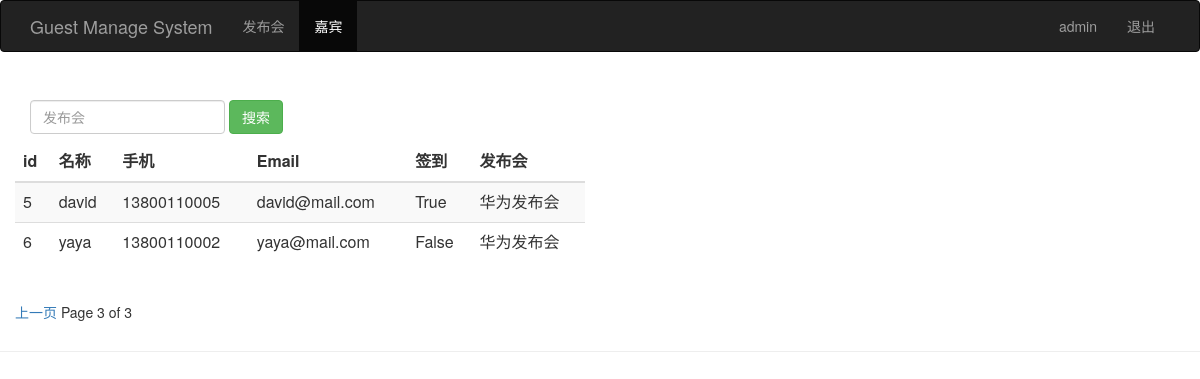
The page /guest_manage/?page=3 (signed in) on the database its author committed.
### sign/models.py (models this page shows, shortened)
class Guest(models.Model):
	event = models.ForeignKey(Event)
	realname = models.CharField(max_length=64)
	phone = models.CharField(max_length=16)
	email = models.EmailField()
	sign = models.BooleanField()
	create_time = models.DateTimeField(auto_now=True)
	class Meta:
		unique_together = ("event","phone")

class Event(models.Model):
	name = models.CharField(max_length=100)
	limit = models.IntegerField()
	status = models.BooleanField()
	address = models.CharField(max_length=200)
	start_time = models.DateTimeField('events time')
	create_time = models.DateTimeField(auto_now=True)
	def __unicode__(self):
		return self.name

### sign/views.py (the view)
# urls.py: url(r'^guest_manage/$', views.guest_manage),
@login_required
def guest_manage(request):
	username = request.session.get("user","")
	guest_list = Guest.objects.all()
	paginator = Paginator(guest_list,2)
	page = request.GET.get("page")
	try:
		contacts = paginator.page(page)
	except PageNotAnInteger:
		contacts = paginator.page(1)
	except EmptyPage:
		contacts = paginator.page(paginator.num_pages)
	return render(request,"guest_manage.html",{"user":username,"guests":contacts})

### sign/templates/guest_manage.html (shortened to what this page needs)
<html>
<head>
	{% load bootstrap3 %}
	{% bootstrap_css %}
</head>
<body role="document">
	<nav class="navbar navbar-inverse">
		<div class="container">
			<div class="navbar-header">
				<a class="navbar-brand" href="/event_manage/">Guest Manage System</a>
			</div>
			<div  id="navbar" class="collapse navbar-collapse">
				<ul class="nav navbar-nav">
					<li><a href="/event_manage/">发布会</a></li>
					<li class="active"> <a href="#">嘉宾</a></li>
				</ul>
				<ul class="nav navbar-nav navbar-right">
					<li><a href="#">{{user}}</a></li>
					<li><a href="/logout/">退出</a></li>
				</ul>
			</div>
		</div>
	</nav>
	<div class="page-header">
		<div id="navbar" class="navbar-collapse collapse">
			<form class="navbar-form" method="get" action="/search_guest/">
				<div class="form-group">
					<input name="realname" type="text" placeholder="发布会" class="form-control">
				</div>
				<button type="submit" class="btn btn-success">搜索</button>
			</form>
	<div class="row">
		<div class="col-md-6">
			<table class="table table-striped">
				<thead>
					<tr>
						<th>id</th>
						<th>名称</th>
						<th>手机</th>
						<th>Email</th>
						<th>签到</th>
						<th>发布会</th>
					</tr>
				</thead>
				<tbody>
					{% for guest in guests %}
					<tr>
						<td>{{guest.id}}</td>
						<td>{{guest.realname}}</td>
						<td>{{guest.phone}}</td>
						<td>{{guest.email}}</td>
						<td>{{guest.sign}}</td>
						<td>{{guest.event}}</td>
					</tr>
					{% endfor %}
				</tbody>
			</table>
		</div>
	</div>
	<div class="pagination">
		<span class="step-links">
			{% if guests.has_previous %}
			<a href="?page={{guests.previous_page_number}}">上一页</a>
			{% endif %}
			<span class="current">
				Page {{guests.number}} of {{guests.paginator.num_pages}}
			</span>
		</span>
	</div>
</body>

### rows shown on the page
Guest: id "5", realname "david", phone "13800110005", email "david@mail.com", sign "True", event "华为发布会"
Guest: id "6", realname "yaya", phone "13800110002", email "yaya@mail.com", sign "False", event "华为发布会"

### other values the page prints
{{ user }} "admin"
{{ guests.number }} "3"
{{ guests.paginator.num_pages }} "3"
